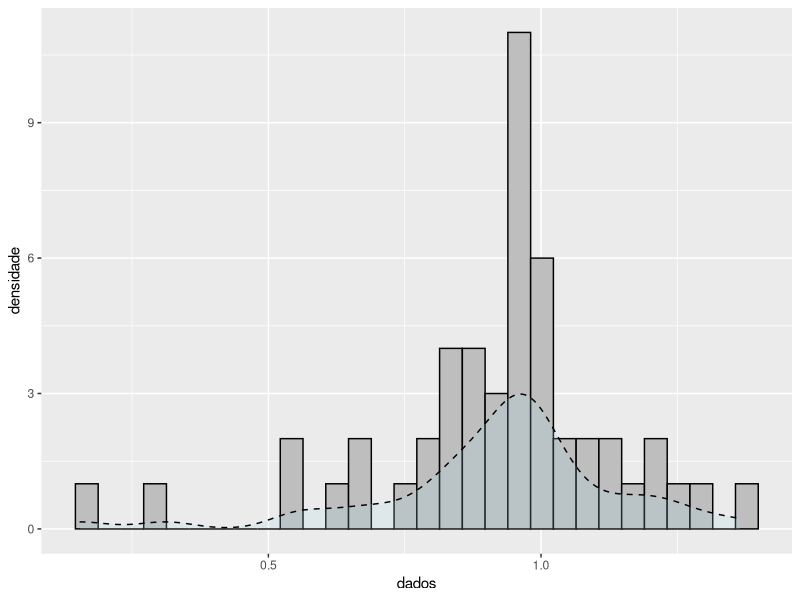

This chart was generated by the following R code:
## ---- chunk 1
rm(list=ls(all=TRUE))
set.seed(22)
library(ggplot2)

dados = readr::read_table("Dados_Weibull.txt", col_names = FALSE)

ggplot(dados, aes(x=X1)) + 
  geom_histogram(bins = 30, color="black", fill="grey")+
  geom_density(alpha=.2, linetype = 2, fill="light blue") +
  labs(x="dados", y = "densidade")

newton.raphson.w = function(x.dados, alpha.0=10, precisao = 1e-7, n=100){
  dlogLikW = function(y){(length(x.dados)/y) + sum(log(x.dados)) - sum(log(x.dados)*(x.dados^y))}
  ddlogLikW = function(z){-(length(x.dados)/z^2) - sum((log(x.dados)^2)*(x.dados^z))}
  for (i in 1:n) {
    alpha.1 = alpha.0 - dlogLikW(alpha.0)/ddlogLikW(alpha.0)
    
    if(abs(alpha.1 - alpha.0) < precisao){
      res = list(alpha.1,i)
      names(res) = c("alpha.estimado","n.iter")
      return(res)
    }
    
    alpha.0 = alpha.1
  }
  print("com o número de iterações não houve convergência")
}

newton.raphson.w(dados)

#simulation
n = c(10,30,100,1000)

estimativas = array(NA, dim=c(1, length(n)))

for (i in 1:length(n)){
  dat =  rweibull(n[i], shape=5, scale=1)
  estimativas[,i] = newton.raphson.w(dat,2)$alpha.estimado
}

estimativas
